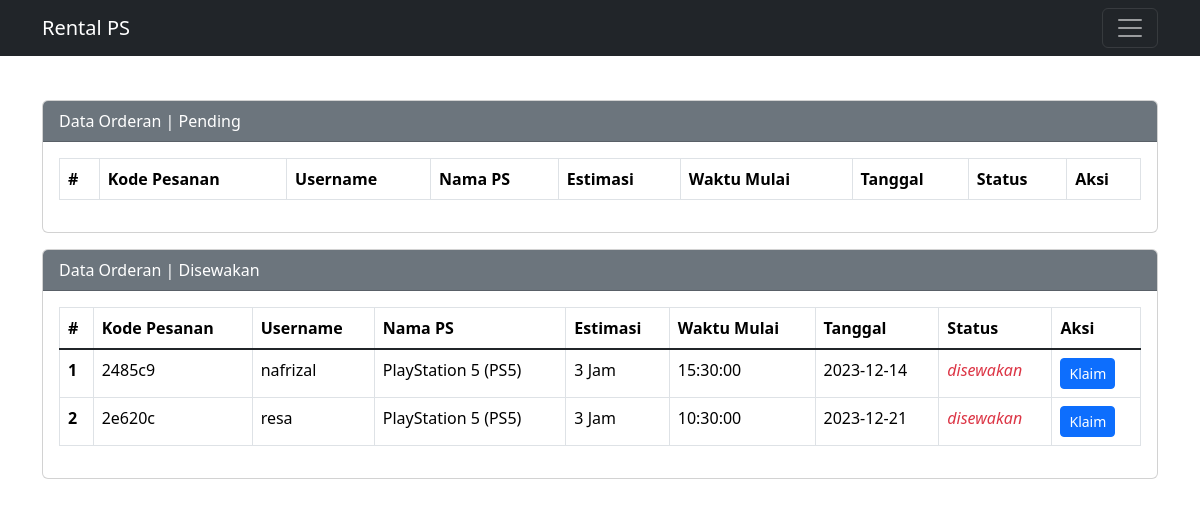
Page /dashboard/order.php (signed in) on the committed database.
### tables this page shows
CREATE TABLE `orderan` (
  `id` int(11) NOT NULL,
  `kode_orderan` varchar(10) NOT NULL,
  `username` varchar(50) NOT NULL,
  `nama_playstation` varchar(50) NOT NULL,
  `estimasi_jam` int(11) NOT NULL,
  `waktu_mulai` time NOT NULL,
  `tanggal` date NOT NULL,
  `harga` int(11) NOT NULL,
  `status` varchar(50) NOT NULL
);

### functions.php (called while the page is built, shortened)
<?php
require 'config.php';
function querySelect($query)
{
  global $db;
  $result = $db->query($query);
  $rows = [];
  while ($row = $result->fetch_assoc()) {
    $rows[] = $row;
  }
  return $rows;
}

### dashboard/order.php (the view, shortened to what this page needs)
<?php
require '../functions.php';
$orderanKonfirmasi = querySelect("SELECT * FROM orderan WHERE status = 'disewakan'");
?>
<!DOCTYPE html>
<html lang="en">
<head>
  <link href="https://cdn.jsdelivr.net/npm/bootstrap@5.3.2/dist/css/bootstrap.min.css" rel="stylesheet" />
</head>
<body>
  <nav class="navbar navbar-dark bg-dark fixed-top">
    <div class="container">
      <a class="navbar-brand" href="#">Rental PS</a>
      <button class="navbar-toggler" type="button" data-bs-toggle="offcanvas" data-bs-target="#offcanvasDarkNavbar" aria-controls="offcanvasDarkNavbar" aria-label="Toggle navigation">
        <span class="navbar-toggler-icon"></span>
      </button>
    </div>
  </nav>
  <section>
    <div class="container bottom-nav">
      <div class="row mb-3">
        <div class="col">
          <div class="card">
            <div class="card-header text-white bg-secondary">
              Data Orderan | Pending
            </div>
            <div class="card-body">
              <table class="table table-bordered">
                <thead>
                  <tr>
                    <th scope="col">#</th>
                    <th scope="col">Kode Pesanan</th>
                    <th scope="col">Username</th>
                    <th scope="col">Nama PS</th>
                    <th scope="col">Estimasi</th>
                    <th scope="col">Waktu Mulai</th>
                    <th scope="col">Tanggal</th>
                    <th scope="col">Status</th>
                    <th scope="col">Aksi</th>
                  </tr>
                </thead>
              </table>
            </div>
          </div>
        </div>
      </div>
    </div>
  </section>
  <section>
    <div class="container">
      <div class="row">
        <div class="col">
          <div class="card">
            <div class="card-header text-white bg-secondary">
              Data Orderan | Disewakan
            </div>
            <div class="card-body">
              <table class="table table-bordered">
                <thead>
                  <tr>
                    <th scope="col">#</th>
                    <th scope="col">Kode Pesanan</th>
                    <th scope="col">Username</th>
                    <th scope="col">Nama PS</th>
                    <th scope="col">Estimasi</th>
                    <th scope="col">Waktu Mulai</th>
                    <th scope="col">Tanggal</th>
                    <th scope="col">Status</th>
                    <th scope="col">Aksi</th>
                  </tr>
                </thead>
                <tbody class="table-group-divider">
                  <?php $i = 1; ?>
                  <?php foreach ($orderanKonfirmasi as $row) : ?>
                    <tr>
                      <th scope="row"><?php echo $i; ?></th>
                      <td scope="row"><?php echo $row["kode_orderan"]; ?></td>
                      <td scope="row"><?php echo $row["username"]; ?></td>
                      <td scope="row"><?php echo $row["nama_playstation"]; ?></td>
                      <td scope="row"><?php echo $row["estimasi_jam"]; ?> Jam</td>
                      <td scope="row"><?php echo $row["waktu_mulai"]; ?></td>
                      <td scope="row"><?php echo $row["tanggal"]; ?></td>
                      <td scope="row" class="text-danger fst-italic"><?php echo $row["status"]; ?></td>
                      <td scope="row">
                        <a href="klaim-order.php?id=<?php echo $row["id"]; ?>" onclick="return confirm('yakin?');"><button type="button" class="btn btn-primary btn-sm">Klaim</button></a>
                      </td>
                    </tr>
                    <?php $i++; ?>
                  <?php endforeach; ?>
                </tbody>
              </table>
            </div>
          </div>
        </div>
      </div>
    </div>
  </section>
</body>
</html>

### dashboard/order.php (style rules this page uses)
.bottom-nav { margin-top: 100px; }

### rows in the picture
orderan: kode_orderan "2485c9", username "nafrizal", nama_playstation "PlayStation 5 (PS5)", estimasi_jam "3", waktu_mulai "15:30:00", tanggal "2023-12-14", status "disewakan"
orderan: kode_orderan "2e620c", username "resa", nama_playstation "PlayStation 5 (PS5)", estimasi_jam "3", waktu_mulai "10:30:00", tanggal "2023-12-21", status "disewakan"
